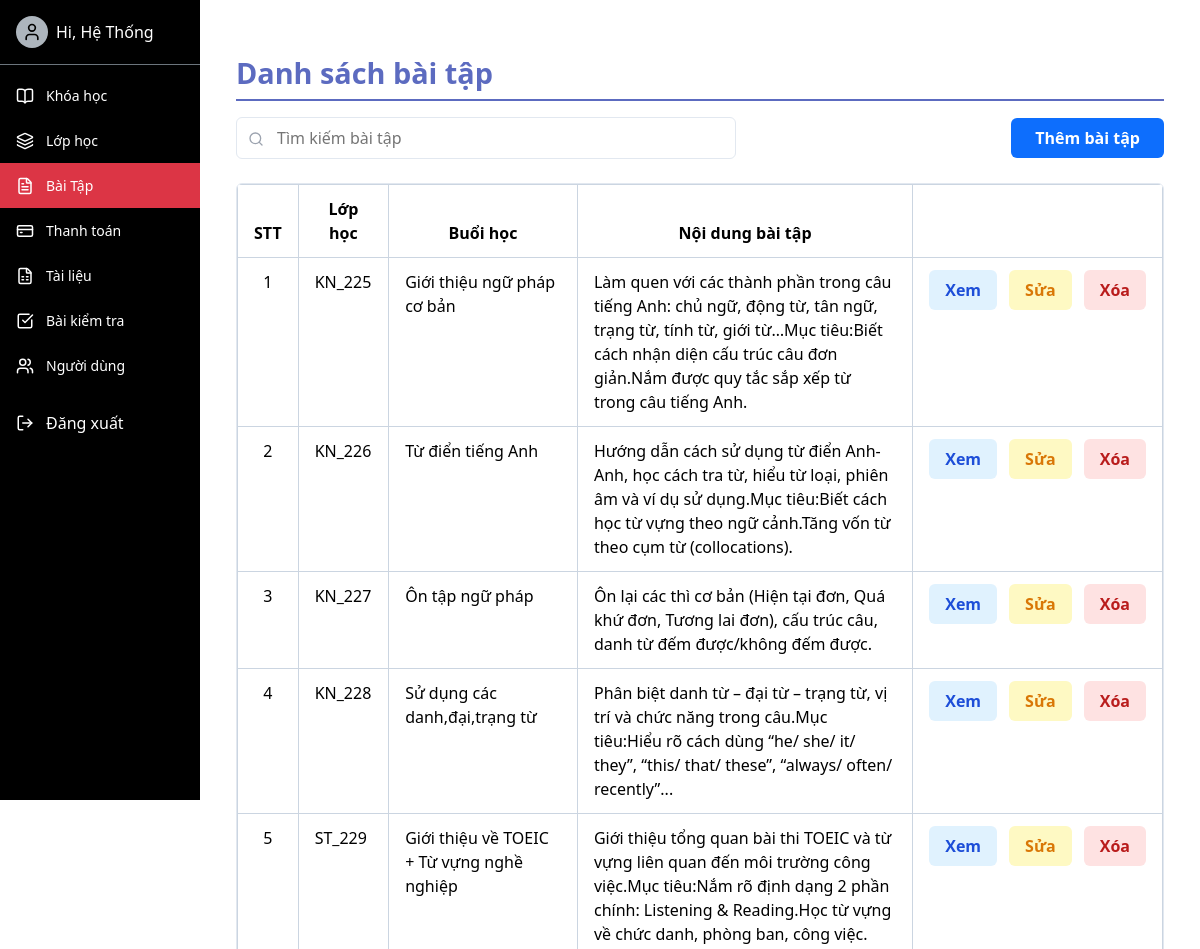
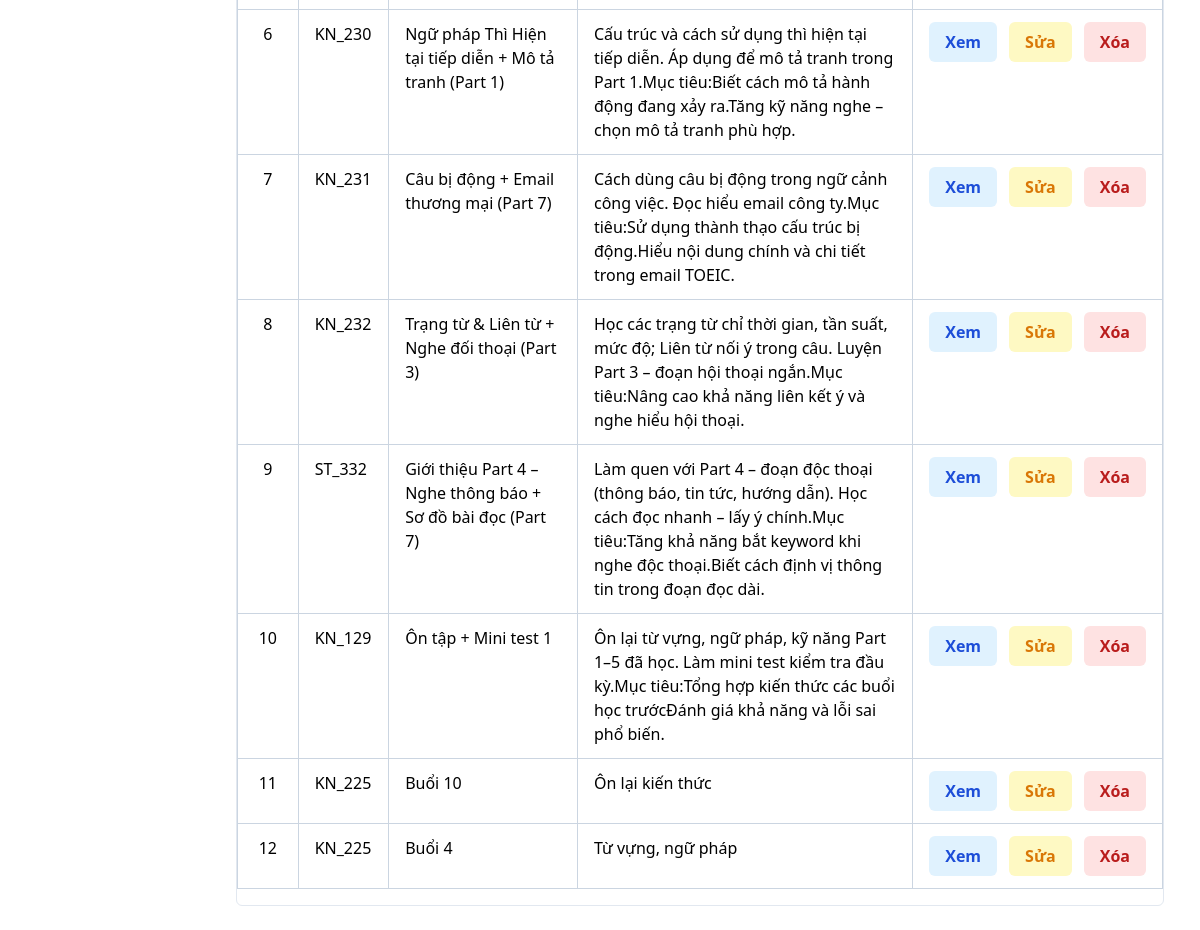
Page /exercise_admin/ql_baitap/ (signed in) on the committed database (2 pictures, top to bottom).
### english/models.py (models this page shows, shortened)
class EXERCISE(models.Model):
    exercise_id = models.AutoField(primary_key=True)
    lessondetail = models.OneToOneField(LESSON_DETAIL, on_delete=models.CASCADE)
    duedate = models.DateField()
    class Meta:
        db_table = 'EXERCISE'

class LESSON_DETAIL(models.Model):
    lessondetail_id = models.AutoField(primary_key=True)
    lesson = models.ForeignKey(LESSON, on_delete=models.CASCADE)
    classes = models.ForeignKey(CLASS, on_delete=models.CASCADE)
    date = models.DateField(null=True,blank=True)
    class Meta:
        db_table = 'LESSON_DETAIL'

class CLASS(models.Model):
    STATUS_CHOICES = [
        ('ongoing', 'Đang học'),
        ('starting', 'Đang bắt đầu'),
        ('finished', 'Đã kết thúc'),
    ]
    class_id = models.AutoField(primary_key=True)
    class_name = models.CharField(max_length=50)
    course = models.ForeignKey(COURSE, on_delete=models.CASCADE)
    begin_time = models.DateField()
    end_time = models.DateField()
    status = models.CharField(max_length=20, choices=STATUS_CHOICES)
    timetable = models.CharField(max_length=1000,null=True,blank=True)
    class Meta:
        db_table = 'CLASS'

class LESSON(models.Model):
    lesson_id = models.AutoField(primary_key=True)
    lesson_file = models.FileField(upload_to="media/lesson", max_length=200)  # Thay FileField bằng URLField
    exercise_file = models.FileField(upload_to="media/exercise", max_length=200)  # Thay FileField bằng URLField
    lesson_name = models.CharField(max_length=100, default="chua co")
    description = models.TextField(null=True, blank=True)
    course = models.ForeignKey(COURSE, on_delete=models.CASCADE)
    session_number = models.CharField(max_length=100, null=True)
    class Meta:
        db_table = 'LESSON'

### exercise_admin/views.py (the view, shortened to what this page needs)
# urls.py: path('ql_baitap/', views.admin_ql_baitap, name='admin_ql_baitap'),
@login_required
@user_passes_test(is_staff)
def admin_ql_baitap(request):
    q = request.GET.get('q', '').strip()
    exercises = EXERCISE.objects.select_related('lessondetail__lesson', 'lessondetail__classes').all()
    context = {
        'exercises': exercises,
        'query': q,
    }
    return render(request, 'ql_baitap.html', context)

### english/views.py (called while the page is built)
def is_staff(user):
    return user.groups.filter(name__in=['Admin', 'Teacher']).exists()

### exercise_admin/templates/ql_baitap.html (shortened to what this page needs)
{% extends 'base-admin.html' %}
{% load static %}
{% block content %}
<div class="main-content-container">
    <h2 style="color: #5c6bc0; border-bottom: 2px solid #5c6bc0;">Danh sách bài tập</h2>
    <div style="display: flex; justify-content: space-between; align-items: center; margin-bottom: 1.5rem;">
        <form method="GET" action="">
            <div style="position: relative; width: 500px;">
                <input type="text" name="q" placeholder="Tìm kiếm bài tập" value="{{ query }}" style="width: 100%; padding: 0.5rem 1rem 0.5rem 2.5rem; border: 1px solid #e2e8f0; border-radius: 0.375rem;">
                <button type="submit" style="position: absolute; left: 0; top: 0; height: 100%; width: 2.5rem; border: none; background: transparent; cursor: pointer; color: #9ca3af;">
                    <svg xmlns="http://www.w3.org/2000/svg" width="16" height="16" viewBox="0 0 24 24" fill="none" stroke="currentColor" stroke-width="2" stroke-linecap="round" stroke-linejoin="round">
                        <circle cx="11" cy="11" r="8"></circle>
                        <line x1="21" y1="21" x2="16.65" y2="16.65"></line>
                    </svg>
                </button>
            </div>
        </form>
        <a href="{% url 'them_baitap' %}" style="text-decoration: none;">
            <button style="background-color: #0d6efd; font-weight:bold; color: white; padding: 0.5rem 1.5rem; border: none; border-radius: 0.375rem; cursor: pointer;">
                Thêm bài tập
            </button>
        </a>
    </div>
    <div style="border: 1px solid #e2e8f0; border-radius: 0.375rem; overflow: hidden;">
        <table class="table table-hover">
            <thead style="background-color: #eff6ff; border-bottom: 1px solid #e2e8f0;">
                <tr>
                    <th style="text-align: center;">STT</th>
                    <th style="text-align: center;">Lớp học</th>
                    <th style="text-align: center;">Buổi học</th>
                    <th style="text-align: center;">Nội dung bài tập</th>
                    <th style="text-align: center;"></th>
                </tr>
            </thead>
            <tbody>
                {% for exercise in exercises %}
                <tr>
                    <td style="text-align: center;">{{ forloop.counter }}</td>
                    <td>{{ exercise.lessondetail.classes.class_name }}</td>
                    <td>{{ exercise.lessondetail.lesson.lesson_name }}</td>
                    <td>{{ exercise.lessondetail.lesson.description }}</td>
                    <td>
                        <div style="display: flex; gap: 8px;">
                            <a href="{% url 'xem_baitap' exercise.lessondetail.lessondetail_id %}" class="btn-view" style="text-decoration:none;">Xem</a>
                            <a href="{% url 'sua_baitap' exercise.lessondetail.lessondetail_id %}" class="btn-edit" style="text-decoration:none;">Sửa</a>
                            <button type="button"
                                class="btn-delete open-delete-modal"
                                data-url="{% url 'xoa_baitap' exercise.lessondetail.lessondetail_id %}"
                                data-lesson-name="{{ exercise.lessondetail.lesson.lesson_name }}">
                                Xóa
                            </button>
                        </div>
                    </td>
                </tr>
                {% empty %}
                <tr>
                    <td colspan="5" style="text-align: center; color: #6b7280;">Không có bài tập nào</td>
                </tr>
                {% endfor %}
            </tbody>
        </table>
    </div>
</div>
{% endblock %}

### english/templates/base-admin.html (shortened to what this page needs)
<!DOCTYPE html>
{% load static %}
<html lang="vi">
<head>
  <link href="https://cdn.jsdelivr.net/npm/bootstrap@5.3.2/dist/css/bootstrap.min.css" rel="stylesheet">
  <link href="{% static 'css/base-admin.css' %}" rel="stylesheet">
</head>
<body>
  <div class="d-flex" style="min-height: 100vh;">
    <div class="sidebar">
      <div class="d-flex align-items-center gap-2 p-3 border-bottom border-secondary">
        <div class="avatar">
          {% if request.user.is_authenticated %}
            <i data-lucide="user" style="width: 20px; height: 20px; color: black;"></i>
          {% endif %}
        </div>
       <a style="cursor: pointer; text-decoration: none; color: white;" href="{% url 'course' %}"> <span>Hi, {{ request.user.first_name }}</span> </a>
      </div>
      <nav class="mt-2">
        {% if user.is_superuser %}
        <div class="sidebar-item {% if request.resolver_match.url_name in 'admin_ql_khoahoc admin_xemkhoahoc add_lesson_detail admin_themkhoahoc view_lesson_detail' %}active{% endif %}">
          <i data-lucide="book-open" style="width: 18px; height: 18px;"></i>
          <a href="{% url 'admin_ql_khoahoc' %}">Khóa học</a>
        </div>
        {% endif %}
        <div class="sidebar-item {% if request.resolver_match.url_name in 'class_list add_class update_rollcall class_detail class_exercise class_rollcall exercise_detail' %}active{% endif %}">
          <i data-lucide="layers" style="width: 18px; height: 18px;"></i>
          <a href="{% url 'class_list' %}">Lớp học</a>
        </div>
        <div class="sidebar-item {% if request.resolver_match.url_name in 'admin_ql_baitap them_baitap xem_baitap sua_baitap sua_baitap_xem' %}active{% endif %}">
          <i data-lucide="file-text" style="width: 18px; height: 18px;"></i>
          <a href="{% url 'admin_ql_baitap' %}">Bài Tập</a>
        </div>
        {% if user.is_superuser %}
        <div class="sidebar-item {% if request.resolver_match.url_name in 'payment_detail payment_list add_payment' %}active{% endif %}">
          <i data-lucide="credit-card" style="width: 18px; height: 18px;"></i>
          <a href="{% url 'payment_list' %}">Thanh toán</a>
        </div>
        {% endif %}
        <div class="sidebar-item {% if request.resolver_match.url_name in 'document_list add_document document_detail_edit' %}active{% endif %}">
          <i data-lucide="file-spreadsheet" style="width: 18px; height: 18px;"></i>
          <a href="{% url 'document_list' %}">Tài liệu</a>
        </div>
        <div class="sidebar-item {% if request.resolver_match.url_name in 'admin_test_list admin_test_add results admin_test_details result_delete test_delete test_edit' %}active{% endif %}">
          <i data-lucide="check-square" style="width: 18px; height: 18px;"></i>
          <a href="{% url 'admin_test_list' %}">Bài kiểm tra</a>
        </div>
        {% if user.is_superuser %}
        <div class="sidebar-item {% if request.resolver_match.url_name in 'user_list user_edit user_detail user_create user_delete' %}active{% endif %}">
          <i data-lucide="users" style="width: 18px; height: 18px;"></i>
          <a href="{% url 'user_list' %}">Người dùng</a>
        </div>
        {% endif %}
      </nav>
      <form action="{% url 'logout' %}" method="post" style="display: inline;">
        <div class="mt-auto" style="margin-top: auto; border-top: 1px solid rgba(0,0,0,.125); padding-top: 10px;">
          <div class="sidebar-item">
            <button type="submit" class="sidebar-item" style="background: none; border: none; color: inherit; padding: 0; font: inherit; cursor: pointer;">
              <i data-lucide="log-out" style="width: 18px; height: 18px;"></i>
              Đăng xuất
            </button>
          </div>
        </div>
      </form>
    </div>
    <div class="main-content flex-grow-1">
      {% block content %}{% endblock %}
    </div>
  </div>
</body>
</html>

### english/static/css/base-admin.css (style rules this page uses)
body { width: 100%; min-height: 100vh; overflow-x: hidden; margin:0; width: 100%; }
.sidebar { width: 200px; background-color: #000; color: white; height: 100vh; position: fixed; margin:0; z-index:1000; }
.sidebar-item { display: flex; align-items: center; gap: 12px; padding: 12px 16px; cursor: pointer; color: white; text-decoration: none; }
.sidebar-item.active { background-color: #dc3545; }
.sidebar-item span, .sidebar-item a { font-size: 14px; color: white; text-decoration: none; }
.main-content { margin-left: 200px; padding: 24px; }
.avatar { width: 32px; height: 32px; border-radius: 50%; background-color: #adb5bd; display: flex; align-items: center; justify-content: center; }

### exercise_admin/templates/ql_baitap.html (style rules this page uses)
.btn-delete { background-color: #fee2e2; color: #b91c1c; font-weight: 600; padding: 0.5rem 1rem; border: none; border-radius: 0.375rem; text-decoration: none; }
.btn-view { background-color: #e0f2fe; color: #1d4ed8; font-weight: 600; padding: 0.5rem 1rem; border: none; border-radius: 0.375rem; text-decoration: none; margin-right: 0.25rem; }
.btn-edit { background-color: #fef9c3; color: #d97706; font-weight: 600; padding: 0.5rem 1rem; border: none; border-radius: 0.375rem; text-decoration: none; margin-right: 0.25rem; }
.table { border-collapse: collapse; width: 100%; }
.table th, .table td { border: 1px solid #cbd5e1; padding: 0.75rem 1rem; }
h2 { font-size: 1.8rem; font-weight: 700; color: #5c6bc0; border-bottom: 2px solid; margin: 1.5rem 0 1rem; padding: 8px 0; }
.main-content-container { padding: 0 12px 0; }

### rows in the picture
EXERCISE: lessondetail.classes.class_name "KN_225", lessondetail.lesson.lesson_name "Giới thiệu ngữ pháp cơ bản", lessondetail.lesson.description "Làm quen với các thành phần trong câu tiếng Anh: chủ ngữ, động từ, tân ngữ, trạng từ, tính từ, giới từ…Mục tiêu:Biết cách nhận diện cấu trúc câu đơn giản.Nắm được quy tắc sắp xếp từ trong câu tiếng Anh."
EXERCISE: lessondetail.classes.class_name "KN_226", lessondetail.lesson.lesson_name "Từ điển tiếng Anh", lessondetail.lesson.description "Hướng dẫn cách sử dụng từ điển Anh-Anh, học cách tra từ, hiểu từ loại, phiên âm và ví dụ sử dụng.Mục tiêu:Biết cách học từ vựng theo ngữ cảnh.Tăng vốn từ theo cụm từ (collocations)."
EXERCISE: lessondetail.classes.class_name "KN_227", lessondetail.lesson.lesson_name "Ôn tập ngữ pháp", lessondetail.lesson.description "Ôn lại các thì cơ bản (Hiện tại đơn, Quá khứ đơn, Tương lai đơn), cấu trúc câu, danh từ đếm được/không đếm được."
EXERCISE: lessondetail.classes.class_name "KN_228", lessondetail.lesson.lesson_name "Sử dụng các danh,đại,trạng từ", lessondetail.lesson.description "Phân biệt danh từ – đại từ – trạng từ, vị trí và chức năng trong câu.Mục tiêu:Hiểu rõ cách dùng “he/ she/ it/ they”, “this/ that/ these”, “always/ often/ recently”..."
EXERCISE: lessondetail.classes.class_name "ST_229", lessondetail.lesson.lesson_name "Giới thiệu về TOEIC + Từ vựng nghề nghiệp", lessondetail.lesson.description "Giới thiệu tổng quan bài thi TOEIC và từ vựng liên quan đến môi trường công việc.Mục tiêu:Nắm rõ định dạng 2 phần chính: Listening & Reading.Học từ vựng về chức danh, phòng ban, công việc."
EXERCISE: lessondetail.classes.class_name "KN_230", lessondetail.lesson.lesson_name "Ngữ pháp Thì Hiện tại tiếp diễn + Mô tả tranh (Part 1)", lessondetail.lesson.description "Cấu trúc và cách sử dụng thì hiện tại tiếp diễn. Áp dụng để mô tả tranh trong Part 1.Mục tiêu:Biết cách mô tả hành động đang xảy ra.Tăng kỹ năng nghe – chọn mô tả tranh phù hợp."
EXERCISE: lessondetail.classes.class_name "KN_231", lessondetail.lesson.lesson_name "Câu bị động + Email thương mại (Part 7)", lessondetail.lesson.description "Cách dùng câu bị động trong ngữ cảnh công việc. Đọc hiểu email công ty.Mục tiêu:Sử dụng thành thạo cấu trúc bị động.Hiểu nội dung chính và chi tiết trong email TOEIC."
EXERCISE: lessondetail.classes.class_name "KN_232", lessondetail.lesson.lesson_name "Trạng từ & Liên từ + Nghe đối thoại (Part 3)", lessondetail.lesson.description "Học các trạng từ chỉ thời gian, tần suất, mức độ; Liên từ nối ý trong câu. Luyện Part 3 – đoạn hội thoại ngắn.Mục tiêu:Nâng cao khả năng liên kết ý và nghe hiểu hội thoại."
EXERCISE: lessondetail.classes.class_name "ST_332", lessondetail.lesson.lesson_name "Giới thiệu Part 4 – Nghe thông báo + Sơ đồ bài đọc (Part 7)", lessondetail.lesson.description "Làm quen với Part 4 – đoạn độc thoại (thông báo, tin tức, hướng dẫn). Học cách đọc nhanh – lấy ý chính.Mục tiêu:Tăng khả năng bắt keyword khi nghe độc thoại.Biết cách định vị thông tin trong đoạn đọc dài."
EXERCISE: lessondetail.classes.class_name "KN_129", lessondetail.lesson.lesson_name "Ôn tập + Mini test 1", lessondetail.lesson.description "Ôn lại từ vựng, ngữ pháp, kỹ năng Part 1–5 đã học. Làm mini test kiểm tra đầu kỳ.Mục tiêu:Tổng hợp kiến thức các buổi học trướcĐánh giá khả năng và lỗi sai phổ biến."
EXERCISE: lessondetail.classes.class_name "KN_225", lessondetail.lesson.lesson_name "Buổi 10", lessondetail.lesson.description "Ôn lại kiến thức"
EXERCISE: lessondetail.classes.class_name "KN_225", lessondetail.lesson.lesson_name "Buổi 4", lessondetail.lesson.description "Từ vựng, ngữ pháp"

### other values in the picture
{{ request.user.first_name }} "Hệ Thống"
